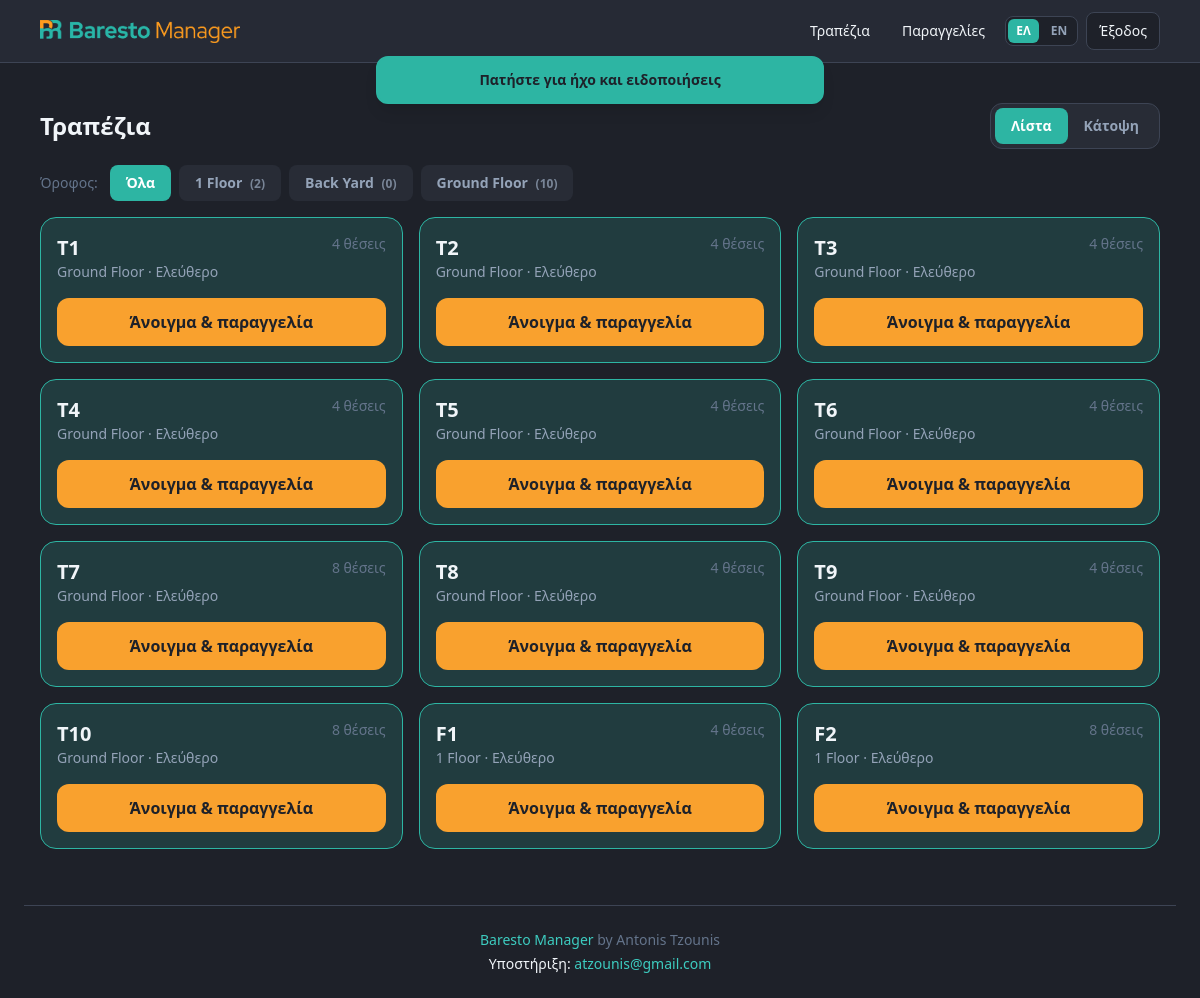
The page /tables/ (signed in) on the database as committed earlier.
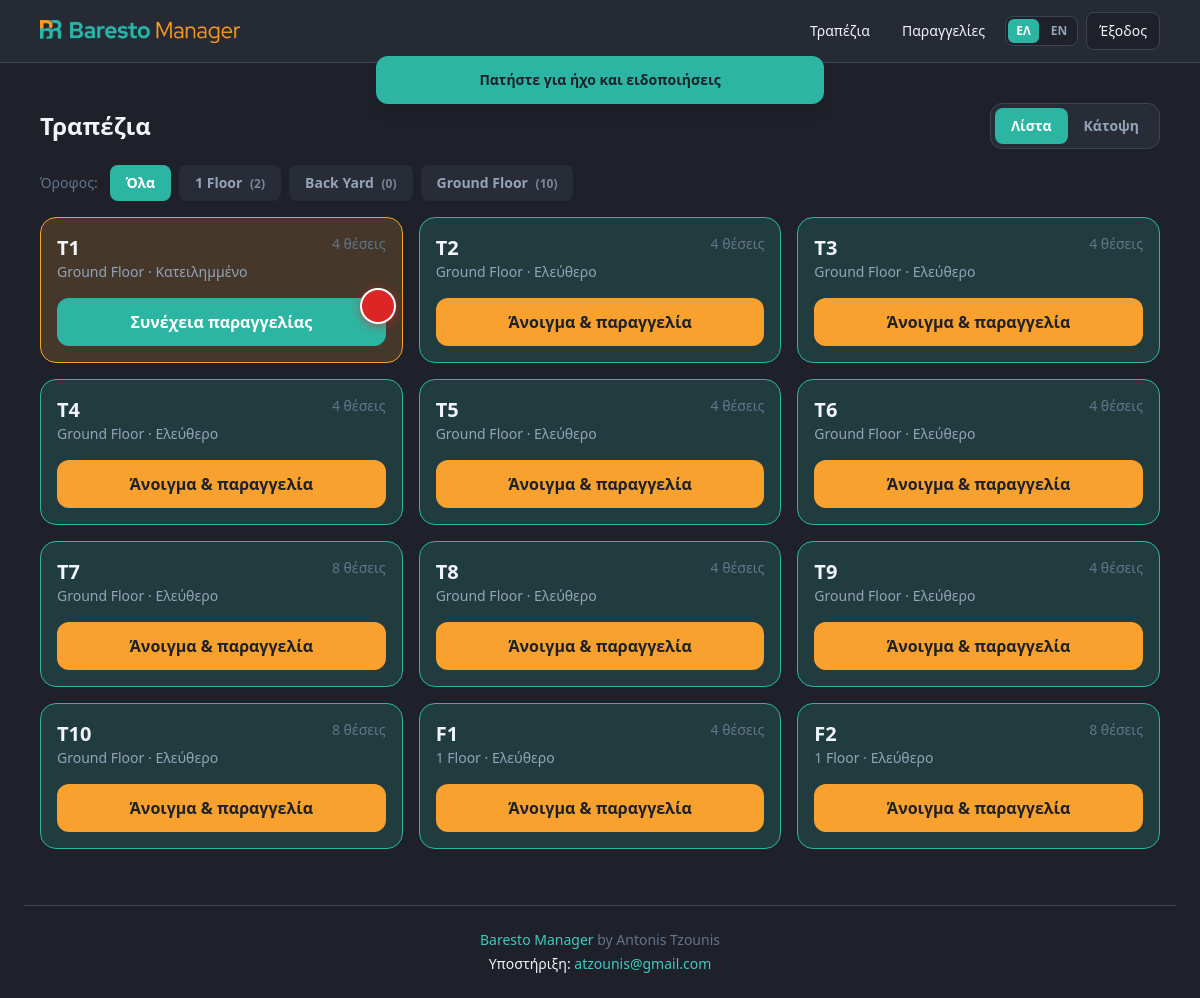
The same page on the database as committed later.
### apps/restaurants/models.py (models this page shows, shortened)
class Table(models.Model):
    STATUS_CHOICES = [
        ("free", _("Free")),
        ("occupied", _("Occupied")),
        ("reserved", _("Reserved")),
        ("cleaning", _("Cleaning")),
    ]
    floor = models.ForeignKey(Floor, on_delete=models.CASCADE, related_name="tables")
    number = models.PositiveIntegerField()
    label = models.CharField(max_length=50, blank=True)
    capacity = models.PositiveIntegerField(default=4)
    qr_token = models.UUIDField(default=uuid.uuid4, unique=True, editable=False)
    qr_code = models.ImageField(upload_to="qr_codes/", blank=True)
    status = models.CharField(max_length=20, choices=STATUS_CHOICES, default="free")
    plan_x = models.FloatField(
        null=True,
        blank=True,
        help_text="Horizontal position on floor plan (0–100%).",
    )
    plan_y = models.FloatField(
        null=True,
        blank=True,
        help_text="Vertical position on floor plan (0–100%).",
    )
    plan_w = models.FloatField(default=12, help_text="Width on floor plan (0–100%).")
    plan_h = models.FloatField(default=14, help_text="Height on floor plan (0–100%).")
    assigned_to = models.ForeignKey(
        "accounts.EmployeeProfile",
        on_delete=models.SET_NULL,
        null=True,
        blank=True,
        related_name="assigned_tables",
    )
    class Meta:
        unique_together = [("floor", "number")]
        ordering = ["floor", "number"]

class Floor(models.Model):
    branch = models.ForeignKey(Branch, on_delete=models.CASCADE, related_name="floors")
    name = models.CharField(max_length=100)
    layout_image = models.ImageField(upload_to="floors/", blank=True)

### apps/restaurants/views.py (the view, shortened to what this page needs)
# urls.py: path("tables/", views.TableFloorView.as_view(), name="tables"),
class TableFloorView(RestaurantScopedMixin, RolePermissionMixin, TemplateView):
    template_name = "restaurants/tables.html"
    required_permission = "take_order"
    def get(self, request, *args, **kwargs):
        return super().get(request, *args, **kwargs)
    def get_context_data(self, **kwargs):
        ctx = super().get_context_data(**kwargs)
        branch = self.get_branch()
        floors = (
            Floor.objects.filter(branch=branch)
            .annotate(table_count=Count("tables"))
            .order_by("name")
        )
        filter_floor_id = _resolve_floor_filter(self.request, floors) if branch else None
        all_tables = list(_tables_queryset(branch)) if branch else []
        ready_counts = ready_item_counts_by_table_id(branch)
        _attach_ready_counts(all_tables, ready_counts)
        if filter_floor_id:
            tables = [t for t in all_tables if t.floor_id == filter_floor_id]
        else:
            tables = all_tables
        view_mode = self.request.GET.get("view", "list")
        if view_mode not in ("list", "plan"):
            view_mode = "list"
        role = get_employee_role(self.request.user)
        can_edit_plan = role_has_permission(role, "edit_menu")
        ctx["branch"] = branch
        ctx["floors"] = floors
        ctx["filter_floor_id"] = filter_floor_id
        ctx["floor_filter_show_all"] = view_mode != "plan"
        ctx["floor_filter_all_url"] = _build_tables_url(
            self.request, floor_pk=None, view_mode=view_mode
        )
        ctx["floor_filter_items"] = [
            {
                "id": f.id,
                "name": f.name,
                "table_count": f.table_count,
                "url": _build_tables_url(self.request, floor_pk=f.id, view_mode=view_mode),
            }
            for f in floors
        ]
        ctx["tables_list_url"] = _build_tables_url(
            self.request, floor_pk=filter_floor_id, view_mode="list"
        )
        ctx["tables_plan_url"] = _build_tables_url(
            self.request, floor_pk=filter_floor_id, view_mode="plan"
        )
        ctx["tables"] = tables
        ctx["view_mode"] = view_mode
        ctx["can_edit_plan"] = can_edit_plan
        ctx["can_manage_tables"] = can_edit_plan
        table_form = None
        if can_edit_plan and branch:
            initial = {}
            if filter_floor_id:
                initial["floor"] = filter_floor_id
            table_form = TableForm(branch=branch, initial=initial or None)
        ctx["table_form"] = table_form
        ctx["open_manage"] = self.request.GET.get("manage") == "1"
        ctx["tables_url"] = _build_tables_url(
            self.request,
            floor_pk=filter_floor_id,
            view_mode=view_mode,
            strip_close_params=True,
        )
        floor_index = {}
        plan_tables = []
        for t in all_tables:
            idx = floor_index.get(t.floor_id, 0)
            floor_index[t.floor_id] = idx + 1
            plan_tables.append(_table_to_plan_dict(t, idx, ready_counts.get(t.pk, 0)))
        ctx["tables_json"] = json.dumps(plan_tables)
        ctx["floors_json"] = json.dumps([{"id": f.id, "name": f.name} for f in floors])
        floors_select = [
            {
                "id": f.id,
                "name": f.name,
                "label": f.name,
                "table_count": f.table_count,
            }
            for f in floors
        ]
        ctx["floors_select_json"] = json.dumps(floors_select)
        ctx["floor_field_config"] = None
        print_receipt_order = None
        print_receipt_id = self.request.GET.get("print_receipt")
        restaurant = self.get_restaurant()
        if print_receipt_id and restaurant:
            print_receipt_order = get_print_receipt_order(restaurant, print_receipt_id)
        ctx["print_receipt_order"] = print_receipt_order
        modal_payload = _table_closed_modal_payload(print_receipt_order)
        ctx["table_closed_modal_initial_json"] = json.dumps(modal_payload) if modal_payload else "null"
        ctx["dismiss_print_modal_url"] = _build_tables_url(
            self.request,
            floor_pk=filter_floor_id,
            view_mode=view_mode,
            strip_close_params=True,
        )
        ctx["default_floor_id"] = filter_floor_id or (floors[0].id if floors else None)
        return ctx

### apps/common/mixins.py (called while the page is built)
def get_employee_profile(user):
    if not user.is_authenticated:
        return None
    try:
        return user.employee_profile
    except EmployeeProfile.DoesNotExist:
        return None

    def get_restaurant(self):
        profile = get_employee_profile(self.request.user)
        if profile is None:
            raise PermissionDenied("Staff profile required.")
        return profile.restaurant

    def get_branch(self):
        profile = get_employee_profile(self.request.user)
        if profile is None:
            raise PermissionDenied("Staff profile required.")
        if profile.branch_id:
            return profile.branch
        return profile.restaurant.branches.filter(is_active=True).first()

    def dispatch(self, request, *args, **kwargs):
        if not request.user.is_authenticated:
            return self.handle_no_permission()
        if get_employee_profile(request.user) is None:
            if request.user.is_superuser:
                return super(LoginRequiredMixin, self).dispatch(request, *args, **kwargs)
            raise PermissionDenied("Staff profile required.")
        return super().dispatch(request, *args, **kwargs)

### templates/restaurants/tables.html (shortened to what this page needs)
{% extends "base.html" %}
{% load i18n static %}
{% block content %}
<div x-data="floorTables()" x-init="init()" class="space-y-4">
  <div class="flex flex-wrap items-center justify-between gap-4">
    <h1 class="text-2xl font-bold">{% trans "Tables" %}</h1>
    <div class="flex flex-wrap items-center gap-2">
      <div class="inline-flex rounded-xl border border-kitchen-border bg-kitchen-elevated p-1">
        <a href="{{ tables_list_url }}"
          class="rounded-lg px-4 py-2 text-sm font-semibold {% if view_mode == 'list' %}bg-order text-white{% else %}text-slate-400 hover:text-white{% endif %}">
          {% trans "List" %}
        </a>
        <a href="{{ tables_plan_url }}"
          class="rounded-lg px-4 py-2 text-sm font-semibold {% if view_mode == 'plan' %}bg-order text-white{% else %}text-slate-400 hover:text-white{% endif %}">
          {% trans "Floor plan" %}
        </a>
      </div>
    </div>
  </div>
  {% include "restaurants/partials/floor_filter.html" %}
  {% if view_mode == 'list' %}
  <div class="grid gap-4 sm:grid-cols-2 lg:grid-cols-3">
    {% for table in tables %}
    {% include "restaurants/partials/table_card.html" %}
    {% empty %}
    <p class="text-slate-500">
      {% if filter_floor_id %}{% trans "No tables on this floor." %}{% else %}{% trans "No tables configured for this branch." %}{% endif %}
    </p>
    {% endfor %}
  </div>
  {% endif %}
</div>
{% endblock %}

### templates/restaurants/partials/table_card.html (shortened to what this page needs)
{% load i18n %}
<div class="rounded-2xl border p-4
  {% if table.status == 'free' %}status-free
  {% elif table.status == 'occupied' %}status-occupied
  {% elif table.status == 'reserved' %}status-reserved
  {% else %}status-cleaning{% endif %}">
  <div class="flex items-start justify-between gap-2">
    <div class="min-w-0 flex-1">
      <h2 class="text-xl font-bold">{{ table.label|default:table.number }}</h2>
      <p class="text-sm text-slate-400">{{ table.floor.name }} · {{ table.get_status_display }}</p>
    </div>
    <span class="text-sm text-slate-500" x-show="!manageTables">{% blocktrans with n=table.capacity %}{{ n }} seats{% endblocktrans %}</span>
  </div>
  <div x-show="!manageTables">
  {% with session=table.sessions.first %}
    {% if table.status == 'free' %}
    <form method="post" action="{% url 'table_open' table.pk %}" class="mt-4">
      <button class="btn-primary min-h-12 w-full rounded-xl py-2">{% trans "Open & order" %}</button>
    </form>
    {% elif session %}
    <a href="{% url 'order_new' session.pk %}"
      class="btn-secondary relative mt-4 block min-h-12 rounded-xl py-3 text-center">
      {% trans "Continue order" %}
      {% if table.ready_item_count %}
      <span data-table-ready-badge data-table-id="{{ table.pk }}"
        class="absolute -right-2 -top-2 z-10 inline-flex h-8 w-8 items-center justify-center rounded-full bg-red-600 text-base font-extrabold leading-none text-white shadow-[0_2px_12px_rgba(220,38,38,0.85)] ring-2 ring-white">{{ table.ready_item_count }}</span>
      {% else %}
      <span data-table-ready-badge data-table-id="{{ table.pk }}" hidden
        class="absolute -right-2 -top-2 z-10 inline-flex h-8 w-8 items-center justify-center rounded-full bg-red-600 text-base font-extrabold leading-none text-white shadow-[0_2px_12px_rgba(220,38,38,0.85)] ring-2 ring-white"></span>
      {% endif %}
    </a>
    {% endif %}
  {% endwith %}
  </div>
</div>

Rows that differ between the two databases and show on the page:
changed Table: status "Ελεύθερο" → "Κατειλημμένο"; trans "Άνοιγμα & παραγγελία" → "Συνέχεια παραγγελίας"
